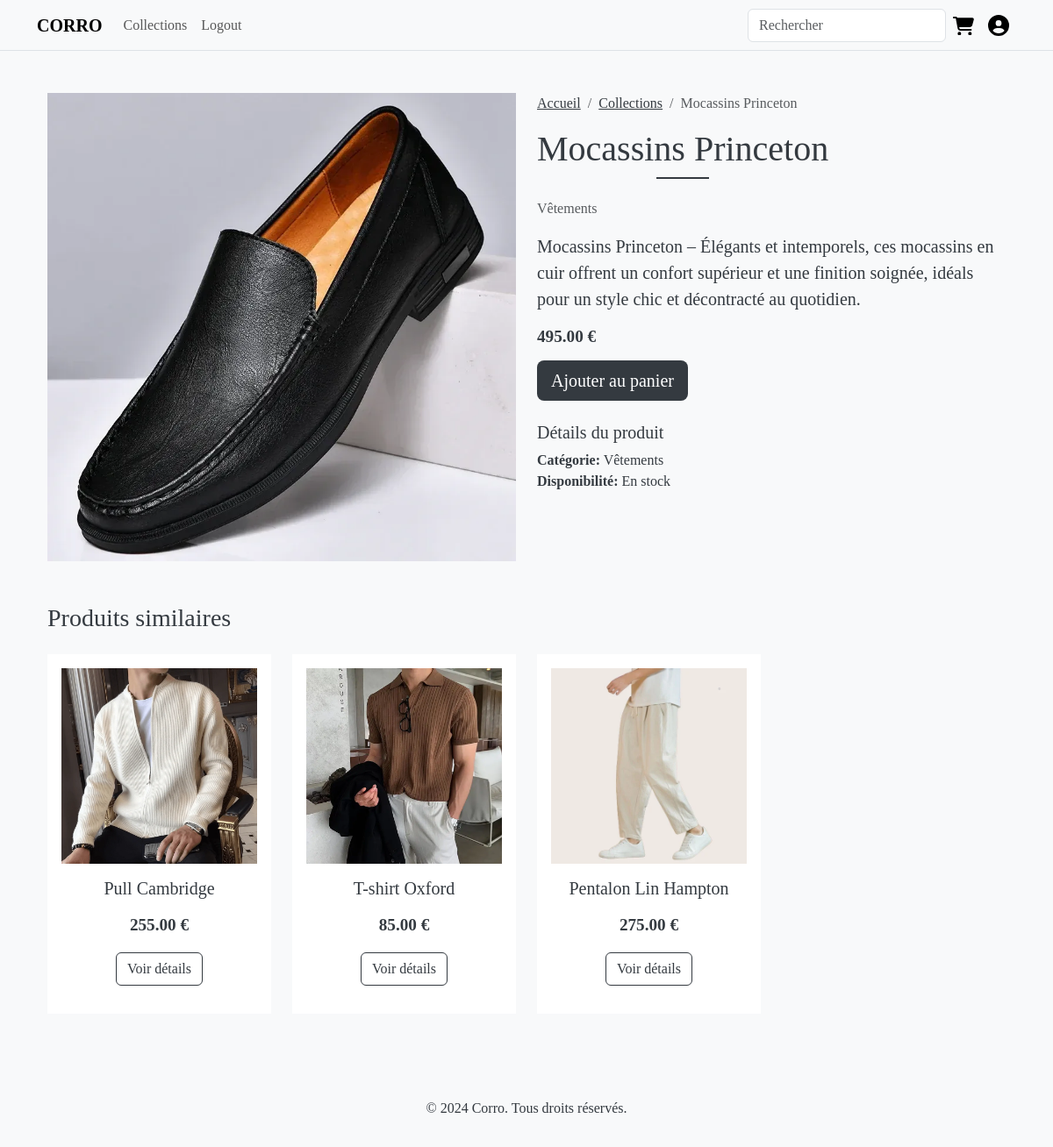
/product/mocassins-princeton/, run on the app's committed database.
### products/models.py (models this page shows, shortened)
class Product(models.Model):
    category = models.ForeignKey(Category, on_delete=models.CASCADE)
    name = models.CharField(max_length=200)
    slug = models.SlugField(unique=True)
    description = models.TextField()
    price = models.DecimalField(max_digits=10, decimal_places=2)
    image = models.ImageField(upload_to='products/')
    stock = models.IntegerField()
    available = models.BooleanField(default=True)
    created = models.DateTimeField(auto_now_add=True)
    updated = models.DateTimeField(auto_now=True)
    def get_absolute_url(self):
        return reverse('product_detail', args=[self.slug])

class Category(models.Model):
    name = models.CharField(max_length=100)
    slug = models.SlugField(unique=True)
    class Meta:
        verbose_name_plural = 'categories'

### products/views.py (the view)
# urls.py: path('product/<slug:slug>/', views.product_detail, name='product_detail'),
def product_detail(request, slug):
    product = get_object_or_404(Product, slug=slug, available=True)
    related_products = Product.objects.filter(category=product.category).exclude(id=product.id)[:4]
    return render(request, 'products/product_detail.html', {
        'product': product,
        'related_products': related_products
    })

### templates/products/product_detail.html (shortened to what this page needs)
{% extends 'base.html' %}
{% block content %}
<div class="container mt-5">
    <div class="row">
        <div class="col-md-6">
            <img src="{{ product.image.url }}" class="img-fluid" alt="{{ product.name }}">
        </div>
        <div class="col-md-6">
            <nav aria-label="breadcrumb">
                <ol class="breadcrumb">
                    <li class="breadcrumb-item"><a href="{% url 'home' %}">Accueil</a></li>
                    <li class="breadcrumb-item"><a href="{% url 'product_list' %}">Collections</a></li>
                    <li class="breadcrumb-item active">{{ product.name }}</li>
                </ol>
            </nav>
            <h2>{{ product.name }}</h2>
            <p class="text-muted">{{ product.category.name }}</p>
            <p class="lead">{{ product.description }}</p>
            <h4 class="price">{{ product.price }} €</h4>
            <form action="{% url 'mycart:cart_add' product.id %}" method="post" class="mb-4">
                <button type="submit" class="btn btn-dark btn-lg">Ajouter au panier</button>
            </form>
            <div class="product-details mt-4">
                <h5>Détails du produit</h5>
                <ul class="list-unstyled">
                    <li><strong>Catégorie:</strong> {{ product.category.name }}</li>
                    <li><strong>Disponibilité:</strong> {% if product.stock > 0 %}En stock{% else %}Rupture de stock{% endif %}</li>
                </ul>
            </div>
        </div>
    </div>
    {% if related_products %}
    <section class="related-products mt-5">
        <h3 class="mb-4">Produits similaires</h3>
        <div class="row">
            {% for related in related_products %}
            <div class="col-md-3">
                <div class="product-card">
                    <img src="{{ related.image.url }}" class="img-fluid" alt="{{ related.name }}">
                    <div class="product-info">
                        <h5>{{ related.name }}</h5>
                        <p class="price">{{ related.price }} €</p>
                        <a href="{{ related.get_absolute_url }}" class="btn btn-outline-dark">Voir détails</a>
                    </div>
                </div>
            </div>
            {% endfor %}
        </div>
    </section>
    {% endif %}
</div>
{% endblock %}

### staticfiles/css/style.css (style rules this page uses)
.product-card { transition: transform 0.3s ease; }
body { font-family: 'Times New Roman', Times, serif; background-color: #f8f9fa; color: #343a40; }
.breadcrumb-item a { color: #343a40 !important; }
.btn-dark { background-color: #343a40; border: none; }
.btn-outline-dark { border-color: #343a40; color: #343a40; }
.product-card { margin-bottom: 30px; background: white; border: none; transition: transform 0.3s ease; }
.product-info { padding: 1.5rem; text-align: center; }
.product-info h5 { font-family: 'Playfair Display', serif; margin-bottom: 0.5rem; }
.price { color: #666; font-size: 1.1rem; margin-bottom: 1rem; }
h2 { font-family: 'Playfair Display', serif; font-size: 2.5rem; margin-bottom: 2rem; position: relative; display: inline-block; }
h2:after { content: ''; position: absolute; bottom: -10px; left: 50%; transform: translateX(-50%); width: 60px; height: 2px; background: #343a40; }
.product-card { background: white; padding: 1rem; margin-bottom: 2rem; transition: transform 0.3s ease, box-shadow 0.3s ease; }
.product-info { padding: 1rem; text-align: center; }
.price { color: #343a40; font-size: 1.2rem; font-weight: bold; margin: 1rem 0; }

### data on the page
Product: image (picture), name "Mocassins Princeton", category.name "Vêtements", description "Mocassins Princeton – Élégants et intemporels, ces mocassins en cuir offrent un confort supérieur et une finition soignée, idéals pour un style chic et décontracté au quotidien.", price "495.00"
Product: image (picture), name "Pull Cambridge", price "255.00"
Product: image (picture), name "T-shirt Oxford", price "85.00"
Product: image (picture), name "Pentalon Lin Hampton", price "275.00"
